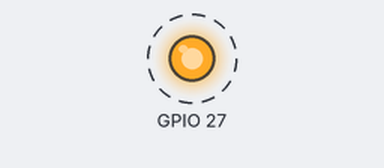
A program run on a simulated Raspberry Pi (BCM pin numbers). On the bench: output pins drawn as LEDs (lit = HIGH). Dashed ring = blinking. What the program prints to the terminal is not drawn. At 6.0 s the program stops and its outputs stay as they are.

Above: at 0.5 s.
Timing chart, 0 to 4.6 s (numbered marks = the images above):
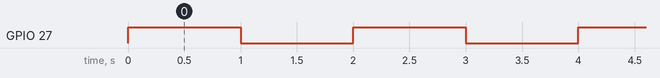

The program:

gpblink.py
```python
import RPi.GPIO as GPIO
import time

GPIO.setmode(GPIO.BCM)
GPIO.setwarnings(False)
GPIO.setup(27,GPIO.OUT)

print("LED ON")
GPIO.output(27,GPIO.HIGH)
time.sleep(1)
print("LED OFF")
GPIO.output(27,GPIO.LOW)
time.sleep(1)
print("LED ON")
GPIO.output(27,GPIO.HIGH)
time.sleep(1)
print("LED OFF")
GPIO.output(27,GPIO.LOW)
time.sleep(1)
print("LED ON")
GPIO.output(27,GPIO.HIGH)
time.sleep(1)
print("LED OFF")
GPIO.output(27,GPIO.LOW)
time.sleep(1)
```

Measured:
- by itself, GPIO 27: alternates HIGH for 1.0 s and LOW for 1.0 s, 6 changes in all, then stays LOW
